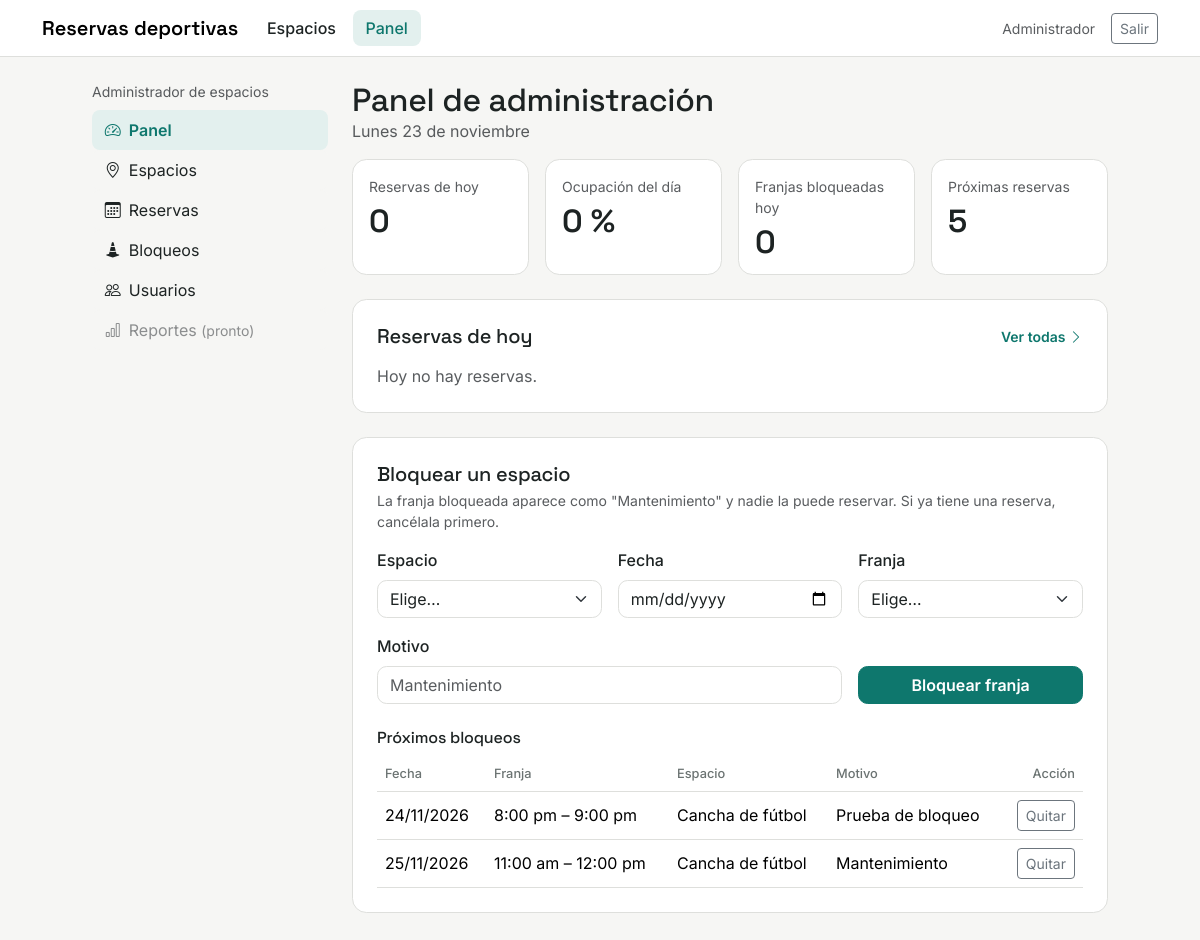
The page /panel/ (signed in) on the database its author committed.
### reservas/models.py (models this page shows, shortened)
class Bloqueo(models.Model):
    espacio = models.ForeignKey(
        Espacio, on_delete=models.CASCADE, related_name="bloqueos"
    )
    fecha = models.DateField()
    hora_inicio = models.TimeField()
    motivo = models.CharField(max_length=200, default="Mantenimiento")
    creado_por = models.ForeignKey(
        settings.AUTH_USER_MODEL, on_delete=models.SET_NULL, null=True, blank=True
    )
    class Meta:
        ordering = ["fecha", "hora_inicio"]
        constraints = [
            models.UniqueConstraint(
                fields=["espacio", "fecha", "hora_inicio"],
                name="un_bloqueo_por_franja",
            )
        ]

### espacios/models.py (models this page shows, shortened)
class Espacio(models.Model):
    class Tipo(models.TextChoices):
        CANCHA = "cancha", "Cancha"
        GIMNASIO = "gimnasio", "Gimnasio"
        OTRO = "otro", "Otro"
    nombre = models.CharField(max_length=100)
    tipo = models.CharField(max_length=20, choices=Tipo.choices, default=Tipo.CANCHA)
    descripcion = models.TextField(blank=True)
    activo = models.BooleanField(default=True)

### panel/views.py (the view)
# urls.py: path("", RedirectView.as_view(pattern_name="espacios:lista"), name="inicio"),
@solo_administrador
def inicio(request):
    hoy = timezone.localdate()
    espacios = Espacio.objects.filter(activo=True).order_by("nombre")
    reservas_hoy = (
        Reserva.objects.filter(fecha=hoy)
        .select_related("espacio", "usuario", "usuario__perfil")
        .order_by("hora_inicio", "espacio__nombre")
    )
    confirmadas_hoy = sum(1 for r in reservas_hoy if r.estado == Reserva.Estado.CONFIRMADA)
    bloqueos_hoy = Bloqueo.objects.filter(fecha=hoy, espacio__activo=True).count()
    franjas_totales = espacios.count() * (HORA_CIERRE - HORA_APERTURA) - bloqueos_hoy
    ocupacion = round(100 * confirmadas_hoy / franjas_totales) if franjas_totales > 0 else 0
    proximos_bloqueos = (
        Bloqueo.objects.filter(fecha__gte=hoy)
        .select_related("espacio", "creado_por")
        .order_by("fecha", "hora_inicio")[:20]
    )
    return render(request, "panel/inicio.html", {
        "seccion": "inicio",
        "hoy": hoy,
        "reservas_hoy": reservas_hoy,
        "confirmadas_hoy": confirmadas_hoy,
        "ocupacion": ocupacion,
        "bloqueos_hoy": bloqueos_hoy,
        "proximas_reservas": Reserva.objects.filter(
            fecha__gt=hoy, estado=Reserva.Estado.CONFIRMADA
        ).count(),
        "proximos_bloqueos": proximos_bloqueos,
        "espacios": espacios,
        "horas": horas_del_dia(),
        "datos_bloqueo": request.session.pop("datos_bloqueo", {}),
    })

### panel/views.py (called while the page is built)
def solo_administrador(vista):
    @login_required
    @wraps(vista)
    def envoltura(request, *args, **kwargs):
        if not request.user.is_staff:
            messages.error(request, "Solo el administrador puede entrar al panel.")
            return redirect("espacios:lista")
        return vista(request, *args, **kwargs)
    return envoltura

### reservas/servicios.py (called while the page is built)
def horas_del_dia():
    return [time(hora, 0) for hora in range(HORA_APERTURA, HORA_CIERRE)]

### reservas/templatetags/horas.py (called while the page is built)
@register.filter
def hora_fin(hora):
    if hora is None:
        return None
    return time((hora.hour + 1) % 24, hora.minute)

@register.filter
def ampm(hora):
    if hora is None:
        return ""
    h12 = hora.hour % 12 or 12
    sufijo = "am" if hora.hour < 12 else "pm"
    return f"{h12}:{hora.minute:02d} {sufijo}"

### panel/templates/panel/inicio.html (shortened to what this page needs)
{% extends "panel/base_panel.html" %}
{% load horas %}
{% block panel %}
<h1 class="h2 mb-0">Panel de administración</h1>
<p class="text-body-secondary text-capitalize">{{ hoy|date:"l" }} <span class="text-lowercase">{{ hoy|date:"j \d\e F" }}</span></p>
<div class="row row-cols-2 row-cols-md-4 g-3 mb-4">
  <div class="col"><div class="tarjeta contador p-3 h-100"><div class="small text-body-secondary mb-2">Reservas de hoy</div><div class="numero">{{ confirmadas_hoy }}</div></div></div>
  <div class="col"><div class="tarjeta contador p-3 h-100"><div class="small text-body-secondary mb-2">Ocupación del día</div><div class="numero">{{ ocupacion }} %</div></div></div>
  <div class="col"><div class="tarjeta contador p-3 h-100"><div class="small text-body-secondary mb-2">Franjas bloqueadas hoy</div><div class="numero">{{ bloqueos_hoy }}</div></div></div>
  <div class="col"><div class="tarjeta contador p-3 h-100"><div class="small text-body-secondary mb-2">Próximas reservas</div><div class="numero">{{ proximas_reservas }}</div></div></div>
</div>
<section class="tarjeta p-3 p-md-4 mb-4">
  <div class="d-flex justify-content-between align-items-center mb-3">
    <h2 class="h5 mb-0">Reservas de hoy</h2>
    <a href="{% url 'panel:reservas' %}" class="small fw-semibold text-decoration-none">Ver todas <i class="bi bi-chevron-right"></i></a>
  </div>
  {% if reservas_hoy %}
    {% include "panel/_tabla_reservas.html" with reservas=reservas_hoy mostrar_fecha=False %}
  {% else %}
    <p class="text-body-secondary mb-0">Hoy no hay reservas.</p>
  {% endif %}
</section>
<section class="tarjeta p-3 p-md-4 mb-4" id="bloquear">
  <h2 class="h5 mb-1">Bloquear un espacio</h2>
  <p class="small text-body-secondary">La franja bloqueada aparece como "Mantenimiento" y nadie la puede reservar. Si ya tiene una reserva, cancélala primero.</p>
  <form method="post" action="{% url 'panel:bloquear' %}" class="row g-3 align-items-end">
    <div class="col-md-4">
      <label class="form-label fw-medium" for="b-espacio">Espacio</label>
      <select class="form-select" id="b-espacio" name="espacio" required>
        <option value="">Elige…</option>
      </select>
    </div>
    <div class="col-md-4">
      <label class="form-label fw-medium" for="b-fecha">Fecha</label>
      <input type="date" class="form-control" id="b-fecha" name="fecha" min="{{ hoy|date:'Y-m-d' }}"
             value="{{ datos_bloqueo.fecha|default:'' }}" required>
    </div>
    <div class="col-md-4">
      <label class="form-label fw-medium" for="b-hora">Franja</label>
      <select class="form-select" id="b-hora" name="hora" required>
        <option value="">Elige…</option>
      </select>
    </div>
    <div class="col-md-8">
      <label class="form-label fw-medium" for="b-motivo">Motivo</label>
      <input type="text" class="form-control" id="b-motivo" name="motivo" maxlength="200"
             placeholder="Mantenimiento" value="{{ datos_bloqueo.motivo|default:'' }}">
    </div>
    <div class="col-md-4">
      <button type="submit" class="btn btn-verde w-100">Bloquear franja</button>
    </div>
  </form>
  <h3 class="h6 mt-4 mb-2">Próximos bloqueos</h3>
  {% if proximos_bloqueos %}
    <div class="table-responsive">
      <table class="table tabla-panel align-middle mb-0">
        <thead><tr><th>Fecha</th><th>Franja</th><th>Espacio</th><th>Motivo</th><th class="text-end">Acción</th></tr></thead>
        <tbody>
          {% for b in proximos_bloqueos %}
            <tr>
              <td class="text-nowrap">{{ b.fecha|date:"d/m/Y" }}</td>
              <td class="text-nowrap">{{ b.hora_inicio|ampm }} – {{ b.hora_inicio|hora_fin|ampm }}</td>
              <td>{{ b.espacio.nombre }}</td>
              <td>{{ b.motivo }}</td>
              <td class="text-end">
                <form method="post" action="{% url 'panel:quitar_bloqueo' b.pk %}">
                  <button type="submit" class="btn btn-sm btn-outline-secondary">Quitar</button>
                </form>
              </td>
            </tr>
          {% endfor %}
        </tbody>
      </table>
    </div>
  {% else %}
    <p class="small text-body-secondary mb-0">No hay bloqueos programados.</p>
  {% endif %}
</section>
{% endblock %}

### static/css/estilos.css (style rules this page uses)
:root { --verde: #0e776d; --verde-oscuro: #0a5d55; --verde-claro: #e3f0ee; --oscuro: #142020; --fondo: #f6f6f4; --borde: #dedfdc; --gris: #e6e8e6; --ambar: #fbedc4; --ambar-texto: #7a5a0a; --bs-body-font-family: "Inter", system-ui, sans-serif; --bs-body-bg: var(--fondo); --bs-body-color: #1d2323; --bs-link-color: var(--verde); --bs-link-color-rgb: 14, 119, 109; --bs-link-hover-color: var(--verde-oscuro); --bs-link-hover-color-rgb: 10, 93, 85; --bs-border-color: var(--borde); --bs-border-radius: .6rem; --bs-focus-ring-color: rgba(14, 119, 109, .25); }
h1, h2, h3, .titulo { font-family: "Space Grotesk", "Inter", sans-serif; font-weight: 600; letter-spacing: -.01em; }
.form-control, .form-select { background-color: #fff; }
.btn-verde { --bs-btn-bg: var(--verde); --bs-btn-border-color: var(--verde); --bs-btn-color: #fff; --bs-btn-hover-bg: var(--verde-oscuro); --bs-btn-hover-border-color: var(--verde-oscuro); --bs-btn-hover-color: #fff; --bs-btn-active-bg: var(--verde-oscuro); --bs-btn-active-border-color: var(--verde-oscuro); --bs-btn-active-color: #fff; --bs-btn-disabled-bg: var(--verde); --bs-btn-disabled-border-color: var(--verde); --bs-btn-disabled-color: #fff; font-weight: 600; }
.tarjeta { background: #fff; border: 1px solid var(--borde); border-radius: .9rem; }
.contador .numero { font-family: "Space Grotesk", sans-serif; font-size: 2rem; font-weight: 600; line-height: 1; }
.tabla-panel th { font-weight: 500; color: #6b7372; font-size: .8rem; }
.tabla-panel td, .tabla-panel th { background: transparent; }

### rows shown on the page
Bloqueo: fecha "24/11/2026", hora_inicio|ampm "8:00 pm", hora_inicio|hora_fin "9:00 pm", espacio.nombre "Cancha de fútbol", motivo "Prueba de bloqueo"
Bloqueo: fecha "25/11/2026", hora_inicio|ampm "11:00 am", hora_inicio|hora_fin "12:00 pm", espacio.nombre "Cancha de fútbol", motivo "Mantenimiento"

### other values the page prints
{{ hoy|date:"l" }} "Lunes"
{{ hoy|date:"j \d\e F" }} "23 de noviembre"
{{ confirmadas_hoy }} "0"
{{ ocupacion }} "0"
{{ bloqueos_hoy }} "0"
{{ proximas_reservas }} "5"
